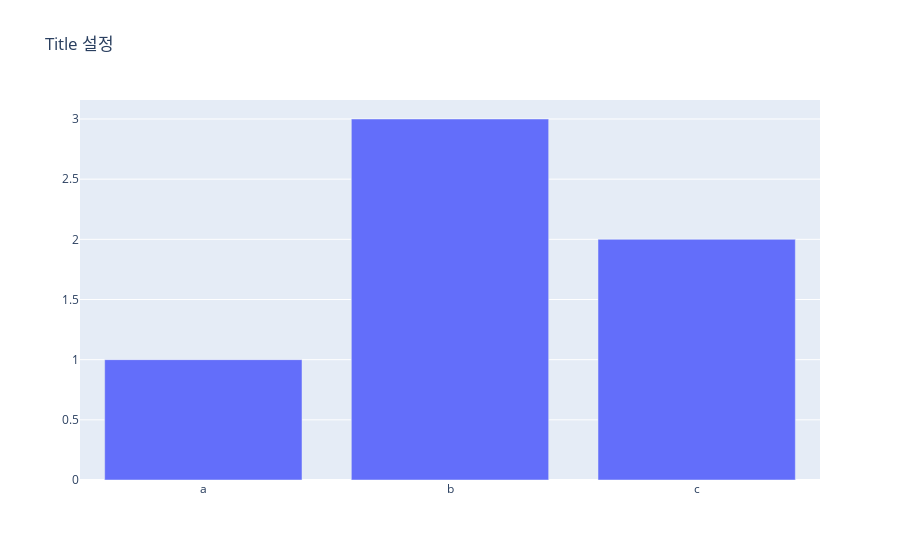

Notebook cell for this chart:
### Code cell
#graph_object

fig=go.Figure(data=[go.Bar(x=["a", "b", "c"], y = [1,3,2])],
              layout=go.Layout(title=go.layout.Title(text="Title 설정"))
             
             )
fig.show()

### Figure 1 — Plotly figure (JSON) as saved in the notebook; plotly's stock layout.template omitted (floating-point values rounded to 4 significant figures)
{"data": [{"type": "bar", "x": ["a", "b", "c"], "y": [1, 3, 2]}], "layout": {"autosize": true, "title": {"text": "Title 설정"}, "xaxis": {"autorange": true, "range": [-0.5, 2.5], "type": "category"}, "yaxis": {"autorange": true, "range": [0, 3.158], "type": "linear"}}}
